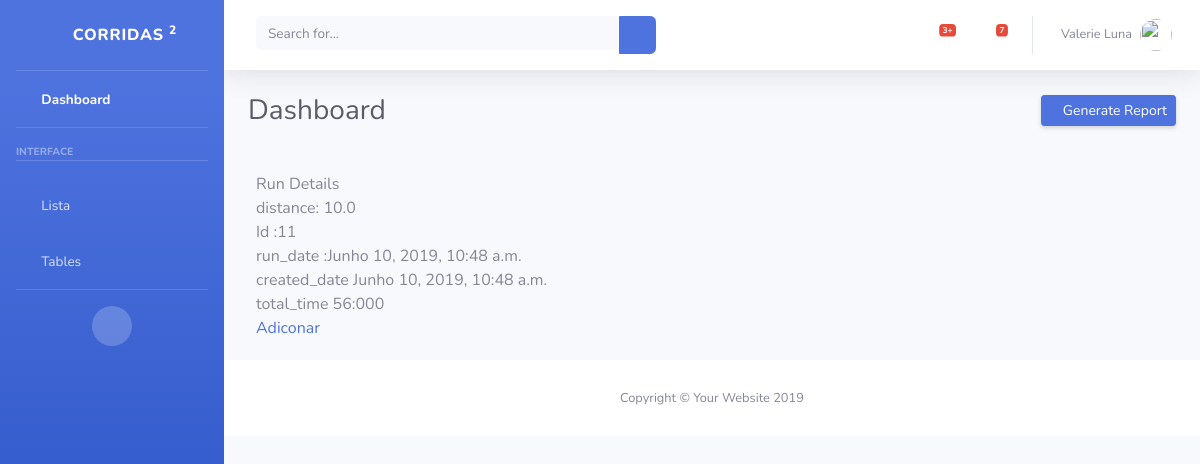
The page /run/view/11 on the database its author committed.
### core/models.py (models this page shows)
class Run(models.Model):
    id_run = models.AutoField(primary_key=True)
    run_date = models.DateTimeField(default=timezone.now)
    created_date = models.DateTimeField( default=timezone.now)
    total_time = models.CharField(max_length=200)
    distance = models.FloatField()

### core/views.py (the view)
# urls.py: path('view/<int:pk>', views.RunView.as_view(), name='run_view'),
class RunView(DetailView):
    model = Run

### core/templates/core/run_detail.html
{% extends 'base.html' %}
{% block content %}
<div class="card-body">
Run Details<br>
distance: {{object.distance}}<br>
Id :{{object.id_run}}  <br>
run_date  :{{object.run_date}}  <br>
created_date {{object.created_date}} <br>
total_time {{object.total_time}} <br>
<a href="{% url 'step_form' object.id_run %}">Adiconar</a>
</div>
{% endblock %}

### rows shown on the page
Run: distance "10.0", id_run "11", run_date "Junho 10, 2019, 10:48 a.m.", created_date "Junho 10, 2019, 10:48 a.m.", total_time "56:000"
